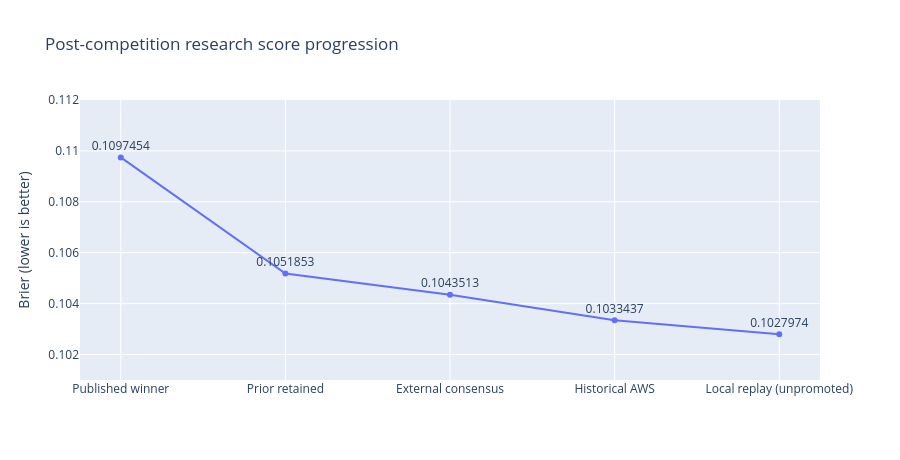

The notebook cell saved with this chart:
### Markdown cell above
## 1. Score progression
Lower Brier is better. The **0.1033437** point was the AWS-reproduced result in this historical lineage. The **0.1027974** point was a local replay whose canonical reproduction was still pending at this snapshot; this notebook does not promote it or establish a current submission result.

### Code cell
score = pd.DataFrame({
    'boundary':['Published winner','Prior retained','External consensus','Historical AWS','Local replay (unpromoted)'],
    'brier':[0.1097454,0.1051853186,0.1043512820,canonical,pending],
})
fig = go.Figure(go.Scatter(x=score.boundary, y=score.brier, mode='lines+markers+text', text=[f'{x:.7f}' for x in score.brier], textposition='top center'))
fig.update_layout(title='Post-competition research score progression', yaxis_title='Brier (lower is better)', yaxis_range=[0.101,0.112], height=460)
fig.show()

### Figure 1 — Plotly figure (JSON) as saved in the notebook; plotly's stock layout.template omitted (floating-point values rounded to 4 significant figures)
{"data": [{"mode": "lines+markers+text", "text": ["0.1097454", "0.1051853", "0.1043513", "0.1033437", "0.1027974"], "textposition": "top center", "type": "scatter", "x": ["Published winner", "Prior retained", "External consensus", "Historical AWS", "Local replay (unpromoted)"], "y": [0.1097, 0.1052, 0.1044, 0.1033, 0.1028]}], "layout": {"height": 460, "title": {"text": "Post-competition research score progression"}, "yaxis": {"range": [0.101, 0.112], "title": {"text": "Brier (lower is better)"}}}}
